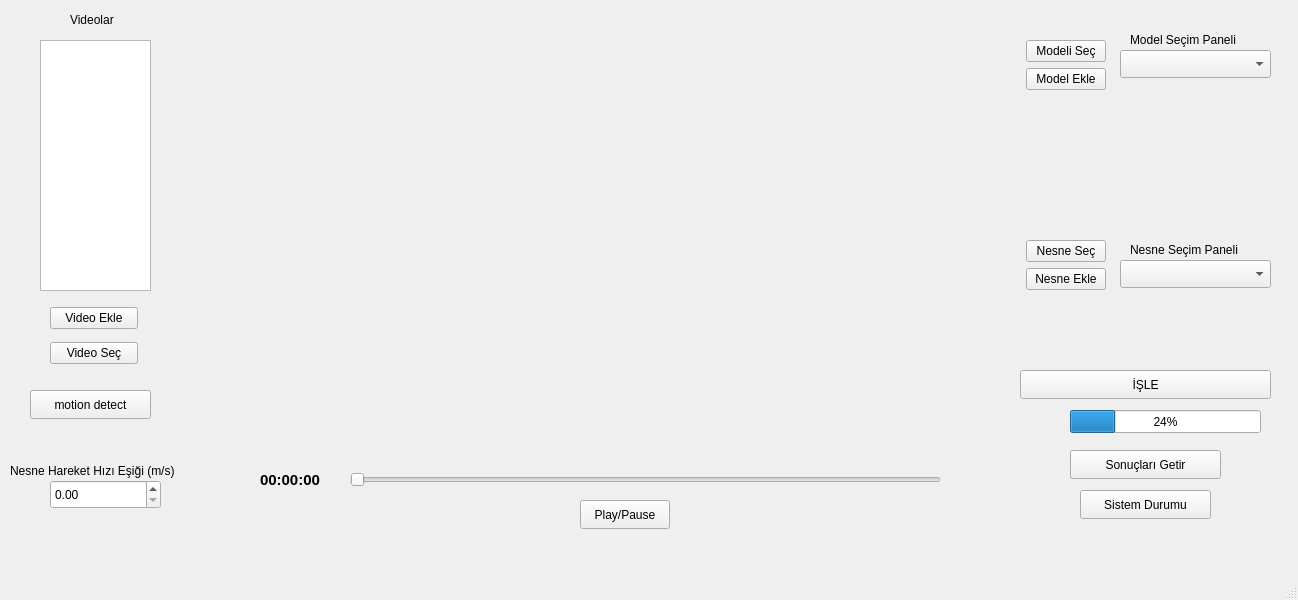
<?xml version="1.0" encoding="UTF-8"?>
<ui version="4.0">
 <class>MainWindow</class>
 <widget class="QMainWindow" name="MainWindow">
  <property name="geometry">
   <rect>
    <x>0</x>
    <y>0</y>
    <width>1298</width>
    <height>600</height>
   </rect>
  </property>
  <property name="font">
   <font>
    <pointsize>9</pointsize>
    <bold>false</bold>
   </font>
  </property>
  <property name="windowTitle">
   <string>MainWindow</string>
  </property>
  <property name="autoFillBackground">
   <bool>false</bool>
  </property>
  <widget class="QWidget" name="centralwidget">
   <widget class="QWidget" name="verticalLayoutWidget">
    <property name="geometry">
     <rect>
      <x>50</x>
      <y>300</y>
      <width>88</width>
      <height>71</height>
     </rect>
    </property>
    <layout class="QVBoxLayout" name="verticalLayout">
     <item>
      <widget class="QPushButton" name="pushButton_AddVideo">
       <property name="text">
        <string>Video Ekle</string>
       </property>
      </widget>
     </item>
     <item>
      <widget class="QPushButton" name="pushButton_selectVideo">
       <property name="text">
        <string>Video Seç</string>
       </property>
      </widget>
     </item>
    </layout>
   </widget>
   <widget class="QComboBox" name="comboBox_selectModel">
    <property name="geometry">
     <rect>
      <x>1120</x>
      <y>50</y>
      <width>151</width>
      <height>28</height>
     </rect>
    </property>
    <property name="currentText">
     <string/>
    </property>
   </widget>
   <widget class="QLabel" name="label">
    <property name="geometry">
     <rect>
      <x>1130</x>
      <y>30</y>
      <width>131</width>
      <height>20</height>
     </rect>
    </property>
    <property name="text">
     <string>Model Seçim Paneli</string>
    </property>
   </widget>
   <widget class="QLabel" name="label_2">
    <property name="geometry">
     <rect>
      <x>70</x>
      <y>10</y>
      <width>61</width>
      <height>20</height>
     </rect>
    </property>
    <property name="text">
     <string>Videolar</string>
    </property>
   </widget>
   <widget class="QComboBox" name="comboBox_selectObject">
    <property name="geometry">
     <rect>
      <x>1120</x>
      <y>260</y>
      <width>151</width>
      <height>28</height>
     </rect>
    </property>
   </widget>
   <widget class="QLabel" name="label_3">
    <property name="geometry">
     <rect>
      <x>1130</x>
      <y>240</y>
      <width>131</width>
      <height>20</height>
     </rect>
    </property>
    <property name="text">
     <string>Nesne Seçim Paneli</string>
    </property>
   </widget>
   <widget class="QWidget" name="formLayoutWidget">
    <property name="geometry">
     <rect>
      <x>1020</x>
      <y>40</y>
      <width>108</width>
      <height>78</height>
     </rect>
    </property>
    <layout class="QFormLayout" name="formLayout">
     <property name="sizeConstraint">
      <enum>QLayout::SizeConstraint::SetFixedSize</enum>
     </property>
     <property name="fieldGrowthPolicy">
      <enum>QFormLayout::FieldGrowthPolicy::ExpandingFieldsGrow</enum>
     </property>
     <property name="rowWrapPolicy">
      <enum>QFormLayout::RowWrapPolicy::WrapLongRows</enum>
     </property>
     <item row="1" column="1">
      <widget class="QPushButton" name="pushButton_addModel">
       <property name="text">
        <string>Model Ekle</string>
       </property>
      </widget>
     </item>
     <item row="0" column="1">
      <widget class="QPushButton" name="pushButton_ChooseModel">
       <property name="text">
        <string>Modeli Seç</string>
       </property>
      </widget>
     </item>
    </layout>
   </widget>
   <widget class="QWidget" name="formLayoutWidget_2">
    <property name="geometry">
     <rect>
      <x>1020</x>
      <y>240</y>
      <width>108</width>
      <height>74</height>
     </rect>
    </property>
    <layout class="QFormLayout" name="formLayout_2">
     <property name="sizeConstraint">
      <enum>QLayout::SizeConstraint::SetFixedSize</enum>
     </property>
     <property name="fieldGrowthPolicy">
      <enum>QFormLayout::FieldGrowthPolicy::ExpandingFieldsGrow</enum>
     </property>
     <property name="rowWrapPolicy">
      <enum>QFormLayout::RowWrapPolicy::WrapLongRows</enum>
     </property>
     <item row="1" column="1">
      <widget class="QPushButton" name="pushButton_AddObject">
       <property name="text">
        <string>Nesne Ekle</string>
       </property>
      </widget>
     </item>
     <item row="0" column="1">
      <widget class="QPushButton" name="pushButton_ChooseObject">
       <property name="text">
        <string>Nesne Seç</string>
       </property>
      </widget>
     </item>
    </layout>
   </widget>
   <widget class="QPushButton" name="pushButton_Process">
    <property name="geometry">
     <rect>
      <x>1020</x>
      <y>370</y>
      <width>251</width>
      <height>29</height>
     </rect>
    </property>
    <property name="text">
     <string>İŞLE</string>
    </property>
   </widget>
   <widget class="QProgressBar" name="progressBar">
    <property name="geometry">
     <rect>
      <x>1070</x>
      <y>410</y>
      <width>191</width>
      <height>23</height>
     </rect>
    </property>
    <property name="value">
     <number>24</number>
    </property>
   </widget>
   <widget class="QSlider" name="horizontalSlider">
    <property name="geometry">
     <rect>
      <x>350</x>
      <y>470</y>
      <width>591</width>
      <height>20</height>
     </rect>
    </property>
    <property name="orientation">
     <enum>Qt::Orientation::Horizontal</enum>
    </property>
   </widget>
   <widget class="QPushButton" name="pushButton_Results">
    <property name="geometry">
     <rect>
      <x>1070</x>
      <y>450</y>
      <width>151</width>
      <height>29</height>
     </rect>
    </property>
    <property name="text">
     <string>Sonuçları Getir</string>
    </property>
   </widget>
   <widget class="QDoubleSpinBox" name="doubleSpinBox_PlaybackSpeed">
    <property name="geometry">
     <rect>
      <x>50</x>
      <y>480</y>
      <width>111</width>
      <height>29</height>
     </rect>
    </property>
   </widget>
   <widget class="QLabel" name="label_4">
    <property name="geometry">
     <rect>
      <x>10</x>
      <y>460</y>
      <width>201</width>
      <height>21</height>
     </rect>
    </property>
    <property name="text">
     <string>Nesne Hareket Hızı Eşiği (m/s)</string>
    </property>
   </widget>
   <widget class="QLabel" name="label_CurrentTime">
    <property name="geometry">
     <rect>
      <x>260</x>
      <y>470</y>
      <width>71</width>
      <height>20</height>
     </rect>
    </property>
    <property name="font">
     <font>
      <pointsize>11</pointsize>
      <bold>true</bold>
     </font>
    </property>
    <property name="text">
     <string>00:00:00</string>
    </property>
   </widget>
   <widget class="QListWidget" name="listWidget_Videos">
    <property name="geometry">
     <rect>
      <x>40</x>
      <y>40</y>
      <width>111</width>
      <height>251</height>
     </rect>
    </property>
   </widget>
   <widget class="QLabel" name="label_VideoDisplay">
    <property name="geometry">
     <rect>
      <x>170</x>
      <y>20</y>
      <width>841</width>
      <height>431</height>
     </rect>
    </property>
    <property name="text">
     <string/>
    </property>
   </widget>
   <widget class="QPushButton" name="pushButton_PlayPause">
    <property name="geometry">
     <rect>
      <x>580</x>
      <y>500</y>
      <width>90</width>
      <height>29</height>
     </rect>
    </property>
    <property name="text">
     <string>Play/Pause</string>
    </property>
   </widget>
   <widget class="QPushButton" name="pushButton_SystemStatus">
    <property name="geometry">
     <rect>
      <x>1080</x>
      <y>490</y>
      <width>131</width>
      <height>29</height>
     </rect>
    </property>
    <property name="text">
     <string>Sistem Durumu</string>
    </property>
   </widget>
   <widget class="QPushButton" name="pushButton_MotionDetect">
    <property name="geometry">
     <rect>
      <x>30</x>
      <y>390</y>
      <width>121</width>
      <height>29</height>
     </rect>
    </property>
    <property name="text">
     <string>motion detect</string>
    </property>
   </widget>
  </widget>
  <widget class="QMenuBar" name="menubar">
   <property name="geometry">
    <rect>
     <x>0</x>
     <y>0</y>
     <width>1298</width>
     <height>25</height>
    </rect>
   </property>
  </widget>
  <widget class="QStatusBar" name="statusbar"/>
 </widget>
 <resources/>
 <connections/>
</ui>
